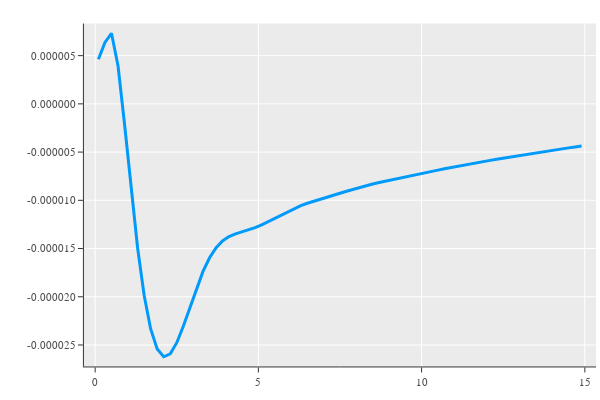

Notebook code for this chart:
### Code cell
plot(time_hatchery[1:end-1] .+ 0.1, diff(H_hatchery))

### Figure 1 — Plotly figure (JSON) as saved in the notebook; plotly's stock layout.template omitted (floating-point values rounded to 4 significant figures)
{"data": [{"colorbar": {"len": 0.9525, "title": "", "x": 0.9934, "y": 0.5139}, "legendgroup": "y1", "line": {"color": "rgba(0, 154, 250, 1.000)", "dash": "solid", "shape": "linear", "width": 3}, "mode": "lines", "name": "y1", "showlegend": true, "type": "scatter", "x": [0.1, 0.3, 0.5, 0.7, 0.9, 1.1, 1.3, 1.5, 1.7, 1.9, 2.1, 2.3, 2.5, 2.7, 2.9, 3.1, 3.3, 3.5, 3.7, 3.9, 4.1, 4.3, 4.5, 4.7, 4.9, 5.1, 5.3, 5.5, 5.7, 5.9, 6.1, 6.3, 6.5, 6.7, 6.9, 7.1, 7.3, 7.5, 7.7, 7.9, 8.1, 8.3, 8.5, 8.7, 8.9, 9.1, 9.3, 9.5, 9.7, 9.9, 10.1, 10.3, 10.5, 10.7, 10.9, 11.1, 11.3, 11.5, 11.7, 11.9, 12.1, 12.3, 12.5, 12.7, 12.9, 13.1, 13.3, 13.5, 13.7, 13.9, 14.1, 14.3, 14.5, 14.7, 14.9], "xaxis": "x", "y": [4.629e-06, 6.377e-06, 7.322e-06, 3.956e-06, -2.113e-06, -8.824e-06, -1.494e-05, -1.985e-05, -2.334e-05, -2.542e-05, -2.622e-05, -2.592e-05, -2.476e-05, -2.306e-05, -2.11e-05, -1.915e-05, -1.74e-05, -1.598e-05, -1.493e-05, -1.421e-05, -1.376e-05, -1.348e-05, -1.328e-05, -1.308e-05, -1.284e-05, -1.255e-05, -1.221e-05, -1.185e-05, -1.148e-05, -1.114e-05, -1.083e-05, -1.055e-05, -1.031e-05, -1.009e-05, -9.878e-06, -9.674e-06, -9.471e-06, -9.266e-06, -9.062e-06, -8.861e-06, -8.667e-06, -8.484e-06, -8.312e-06, -8.152e-06, -8.001e-06, -7.857e-06, -7.717e-06, -7.578e-06, -7.439e-06, -7.298e-06, -7.157e-06, -7.015e-06, -6.874e-06, -6.735e-06, -6.598e-06, -6.466e-06, -6.337e-06, -6.213e-06, -6.092e-06, -5.973e-06, -5.857e-06, -5.743e-06, -5.63e-06, -5.518e-06, -5.406e-06, -5.296e-06, -5.187e-06, -5.079e-06, -4.973e-06, -4.868e-06, -4.765e-06, -4.664e-06, -4.566e-06, -4.469e-06, -4.374e-06], "yaxis": "y"}], "layout": {"annotations": [], "height": 400, "margin": {"b": 20, "l": 0, "r": 0, "t": 20}, "paper_bgcolor": "rgba(255, 255, 255, 1.000)", "plot_bgcolor": "rgba(235, 235, 235, 1.000)", "showlegend": false, "width": 600, "xaxis": {"anchor": "y", "domain": [0.1399, 0.9934], "gridcolor": "rgba(255, 255, 255, 1.000)", "gridwidth": 1, "linecolor": "rgba(51, 51, 51, 1.000)", "mirror": false, "range": [-0.344, 15.34], "showgrid": true, "showline": true, "showticklabels": true, "tickangle": 0, "tickcolor": "rgb(51, 51, 51)", "tickfont": {"color": "rgba(76, 76, 76, 1.000)", "family": "sans-serif", "size": 11}, "tickmode": "array", "ticks": "outside", "ticktext": ["0", "5", "10", "15"], "tickvals": [0, 5, 10, 15], "title": "", "titlefont": {"color": "rgba(0, 0, 0, 1.000)", "family": "sans-serif", "size": 15}, "type": "-", "visible": true, "zeroline": false, "zerolinecolor": "rgba(51, 51, 51, 1.000)"}, "yaxis": {"anchor": "x", "domain": [0.03762, 0.9902], "gridcolor": "rgba(255, 255, 255, 1.000)", "gridwidth": 1, "linecolor": "rgba(51, 51, 51, 1.000)", "mirror": false, "range": [-2.723e-05, 8.328e-06], "showgrid": true, "showline": true, "showticklabels": true, "tickangle": 0, "tickcolor": "rgb(51, 51, 51)", "tickfont": {"color": "rgba(76, 76, 76, 1.000)", "family": "sans-serif", "size": 11}, "tickmode": "array", "ticks": "outside", "ticktext": ["-0.000025", "-0.000020", "-0.000015", "-0.000010", "-0.000005", "0.000000", "0.000005"], "tickvals": [-2.5e-05, -2e-05, -1.5e-05, -1e-05, -5e-06, 0, 5e-06], "title": "", "titlefont": {"color": "rgba(0, 0, 0, 1.000)", "family": "sans-serif", "size": 15}, "type": "-", "visible": true, "zeroline": false, "zerolinecolor": "rgba(51, 51, 51, 1.000)"}}}
